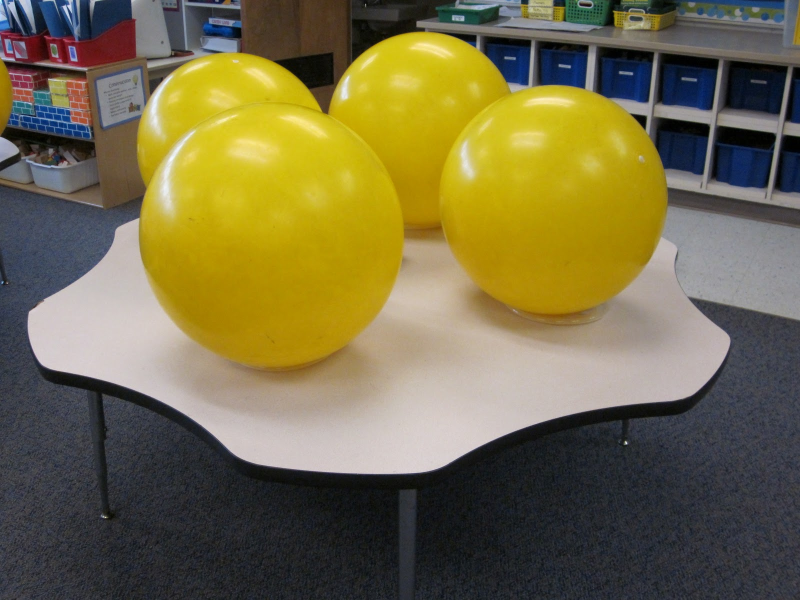
#> input picture 1.jpg, 1600 x 1200 px (shown at 1/2 size)
$ python -i yellow_ball_cnt.py   (imports and definitions only)   (Python 2 division)   (older library calls are emulated)
#> lines starting #> are read from the running program, lines starting #| are printed output that depends on the picture; after the words box and inside, x2 and y2 are one past the last pixel; in counts of white or black regions, pixels touching at a corner belong together; long printed decimals are rounded
#> further down, picture is the input picture: shape (1200, 1600, 3); mean B, G, R 71.4, 108.3, 117
import cv2
import numpy as np
import time
from math import atan, degrees
import urllib
import socket

url="http://10.7.170.8:8080/shot.jpg"

WINDOW_NAME = "GreenBallTracker"
PICK_RADIUS = 160

def goto_post(image):
  pass

def track(image):

    no_circle = False
    '''Accepts BGR image as Numpy array
       Returns: (x,y) coordinates of centroid if found
                (-1,-1) if no centroid was found
                None if user hit ESC
    '''

    image_x, image_y, color_code = image.shape
#> image_x = 1200; image_y = 1600; color_code = 3
    print 'x', image_x, 'y', image_y, color_code
#| x 1200 y 1600 3

    # Blur the image to reduce noise
    blur = cv2.GaussianBlur(image, (5, 5), 0)

    # Convert BGR to HSV
    hsv = cv2.cvtColor(blur, cv2.COLOR_BGR2HSV)
#> hsv: shape (1200, 1600, 3); mean H, S, V 64, 101.8, 123.6

    # Threshold the HSV image for only green colors
    # lower_green = np.array([157, 100, 100])
    # upper_green = np.array([177, 255, 255])

    lower_green = np.array([90, 100, 100])
    upper_green = np.array([110, 255, 255])


    # Threshold the HSV image to get only green colors
    mask = cv2.inRange(hsv, lower_green, upper_green)
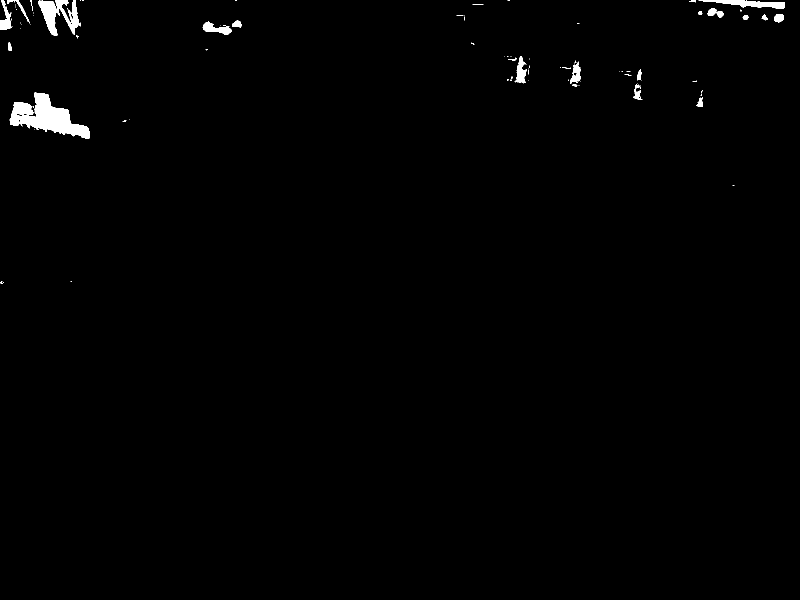
#> mask: shape (1200, 1600) (shown at 1/2 size); 0.84% white; 90 white regions (65 under 20 px)

    # Blur the mask
    bmask = cv2.GaussianBlur(mask, (5, 5), 0)

    _,cnts,_ = cv2.findContours(bmask.copy(), cv2.RETR_EXTERNAL, cv2.CHAIN_APPROX_SIMPLE)
#> cnts = 41 contours, 4 with area under 20; largest, box (x1, y1, x2, y2) and area: (17, 183, 182, 280) 8012, (74, 0, 163, 79) 3943, (1395, 0, 1572, 25) 1962, (0, 0, 63, 62) 1616, (403, 39, 485, 72) 1418

    # cnts = cnts[-2]
    center = None
    nearest_one = (0, 0)
    max_y = 0
    radius = 0

    if len(cnts) > 0:
        # centroid
        cnts1 = max(cnts, key=cv2.contourArea)
#> cnts1 = contour of 200 points, box (x1, y1, x2, y2) (17, 183, 182, 280), area 8012
        ((x, y), radius) = cv2.minEnclosingCircle(cnts1)
#> x = 102.8; y = 241.5; radius = 85.9
        M = cv2.moments(cnts1)
#> M = moments, m00 8011.5, centre m10/m00, m01/m00 = (92.54, 234.8)
        center = (int(M["m10"] / M["m00"]), int(M["m01"] / M["m00"]))
#> center = (92, 234)
        area = M["m00"]
#> area = 8011.5
        peri = cv2.arcLength(cnts1, True)
#> peri = 531
        approx = cv2.approxPolyDP(cnts1, 0.04 * peri, True)
#> approx = [[26, 203], [18, 250], [181, 277], [96, 186]]
        print 'approx: ', len(approx)
#| approx:  4
        print 'radius: ', radius
#| radius:  85.896
        print 'area: ', area
#| area:  8011.5
        print 'perimeter: ', peri
#| perimeter:  530.978

        rect = cv2.minAreaRect(cnts1)
#> rect = ((104.6, 227.5), (78.82, 168.6), -79.22)
        print 'rect', rect
#| rect ((104.624, 227.476), (78.821, 168.588), -79.216)
        aspect_ratio = rect[1][1] / rect[1][0]
#> aspect_ratio = 2.14
        print 'aspect: ', aspect_ratio
#| aspect:  2.139
        img1 = image.copy()
        cv2.drawContours(img1, cnts1, -1, (255,0,0), 3)
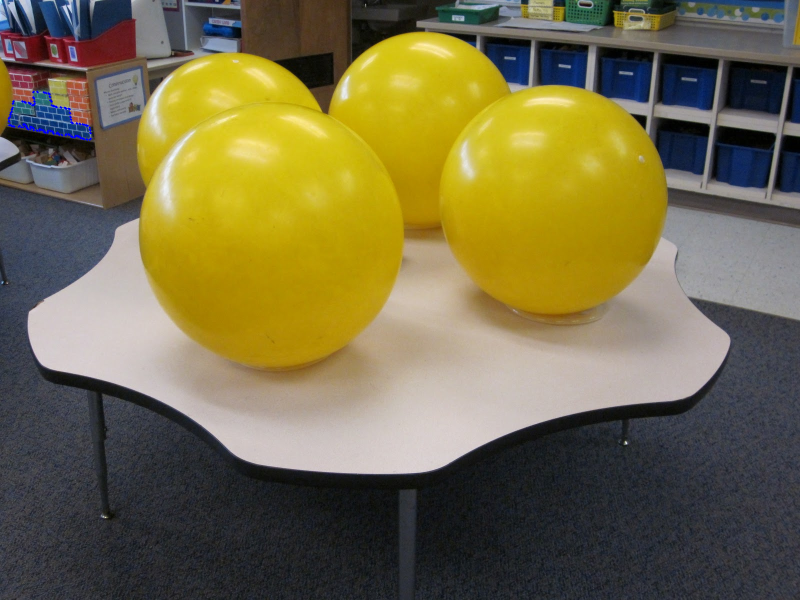
#> img1: shape (1200, 1600, 3) (shown at 1/2 size); 0.08% of pixels changed, all inside (x1, y1, x2, y2) = (15, 181, 184, 282)
        cv2.namedWindow('NEW', cv2.WINDOW_NORMAL)
        cv2.resizeWindow('NEW', 600,600)
        cv2.imshow('NEW', img1)
        if cv2.waitKey(1) & 0xFF == 27:
#> (key Esc is pressed here)
            exit

        # only proceed if the radius meets a minimum size
        if radius > 30:
            # draw the circle and centroid on the frame,
            # then update the list of tracked pointsx 1080 y 1920 3

            nearest_one = (int(x), int(y))
#> nearest_one = (102, 241)
            radius = int(radius)
#> radius = 85
            print 'radius: ', radius
#| radius:  85
            print 'nearest one: ', nearest_one
#| nearest one:  (102, 241)
            cv2.circle(image, nearest_one, 3, (255, 0, 0), 3)
#> image: shape (1200, 1600, 3); 0% of pixels changed, all inside (x1, y1, x2, y2) = (97, 236, 108, 247)
            ball_x, ball_y = nearest_one
#> ball_x = 102; ball_y = 241

            if (image_y / 2) > (ball_x + 500):
                print "Move Left"

            elif (image_y / 2) < (ball_x - 500):
                print "Move Right"

            else:
                print "Move Forward"

            cv2.namedWindow(WINDOW_NAME, cv2.WINDOW_NORMAL)
            cv2.resizeWindow(WINDOW_NAME, 600,600)
            cv2.imshow(WINDOW_NAME, image)
            if cv2.waitKey(1) & 0xFF == 27:
#> (key Esc is pressed here)
                center = None
        #            cv2.circle(image, (int(x), int(y)), int(radius), (0, 0, 255), 2)
        #            cv2.circle(image, center, 5, (255, 0, 0), -1)
    else:
        print 'Seek, right'
    return None


# Test with input from camera
# [15 lines not run here, left out]
        # [8 lines of commented-out code are left out]

>>> import cv2
>>> picture = cv2.imread('1.jpg')
>>> result = track(picture)
